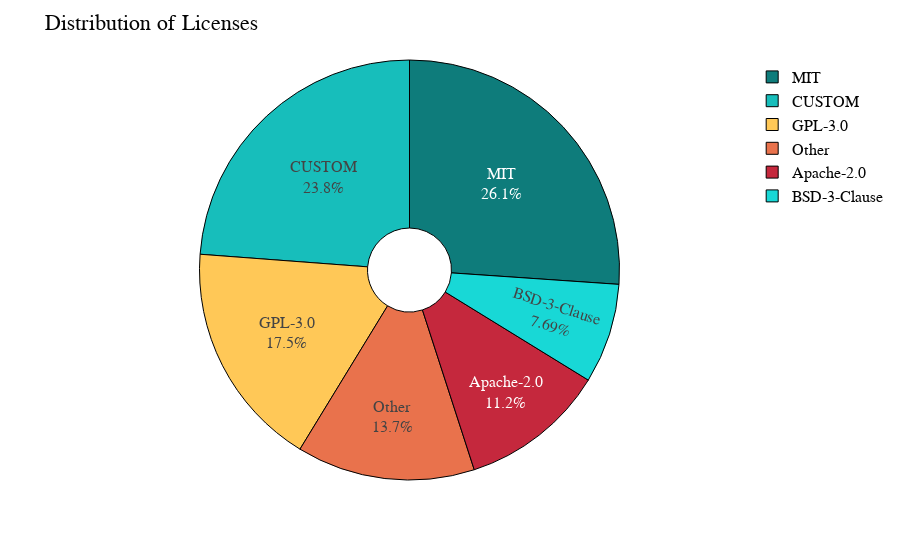

The notebook cell this image was saved under:
### Code cell
# alternative to the pie chart in cell 23
# main point: ~80% of all open source licences fall under 5 types
main_license_types = ['BSD-3-Clause', 'MIT', 'GPL-3.0', 'CUSTOM', 'Apache-2.0']
alt_df_active = df_active.copy()

alt_df_active['pooled_license'] = np.where(
     alt_df_active['license'].isin(main_license_types), alt_df_active['license'], 'Other')

alt_license_his = (
    alt_df_active["pooled_license"]
    .value_counts()
    .to_frame()
    .rename_axis("license_names")
    .reset_index()
)
alt_fig = px.pie(alt_license_his, values="pooled_license", names="license_names", color_discrete_sequence=color_discrete_sequence, hole=0.2)

alt_fig.update_layout(title="Distribution of Licenses", showlegend=True, font_size=16)
alt_fig.update_traces(textposition='inside', textinfo='percent+label', marker=dict(line=dict(color='#000000', width=1)))
alt_fig.show()

### Figure 1 — Plotly figure (JSON) as saved in the notebook; plotly's stock layout.template omitted (floating-point values rounded to 4 significant figures)
{"data": [{"domain": {"x": [0, 1], "y": [0, 1]}, "hole": 0.2, "hovertemplate": "license_names=%{label}<br>pooled_license=%{value}<extra></extra>", "labels": ["MIT", "CUSTOM", "GPL-3.0", "Other", "Apache-2.0", "BSD-3-Clause"], "legendgroup": "", "marker": {"line": {"color": "#000000", "width": 1}}, "name": "", "showlegend": true, "textinfo": "percent+label", "textposition": "inside", "type": "pie", "values": [251, 229, 168, 132, 108, 74]}], "layout": {"font": {"size": 16}, "legend": {"tracegroupgap": 0}, "margin": {"t": 60}, "piecolorway": ["#0E7C7B", "#17BEBB", "#FFC857", "#E9724C", "#C5283D"], "showlegend": true, "title": {"text": "Distribution of Licenses"}}}
